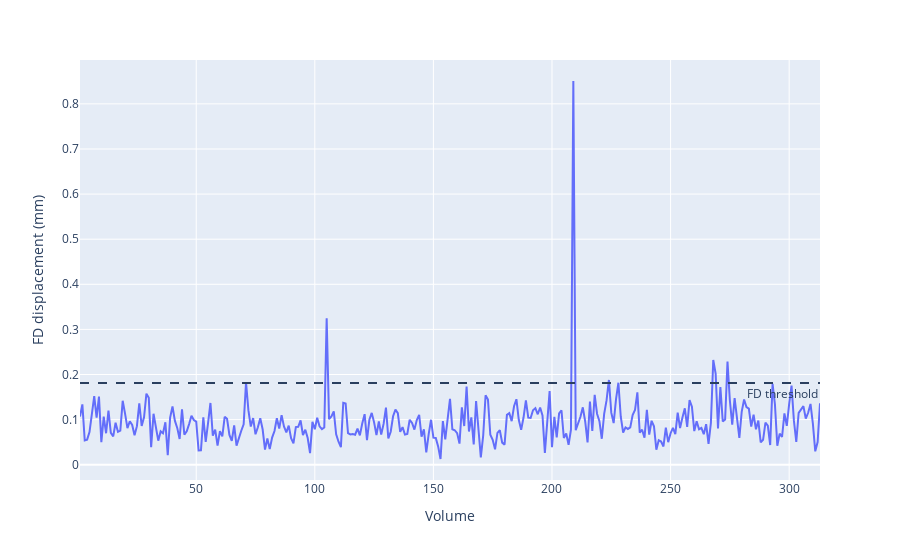

Notebook cell for this chart:
### Code cell
import plotly.express as px

fig = px.line(x=list(range(1, fd.size+1)), y=fd, labels={'x': 'Volume', 'y': 'FD displacement (mm)'})
fig.add_hline(y=threshold, line_dash="dash", annotation_text="FD threshold", annotation_position="bottom right")
fig.show()

### Figure 1 — Plotly figure (JSON) as saved in the notebook; plotly's stock layout.template omitted (floating-point values rounded to 4 significant figures; data arrays with more than 128 entries replaced by an {"elided": "..."} marker saying what was removed)
{"data": [{"hovertemplate": "Volume=%{x}<br>FD displacement (mm)=%{y}<extra></extra>", "legendgroup": "", "line": {"color": "#636efa", "dash": "solid"}, "marker": {"symbol": "circle"}, "mode": "lines", "name": "", "orientation": "v", "showlegend": false, "type": "scatter", "x": {"elided": "313 int values"}, "xaxis": "x", "y": {"elided": "313 float values"}, "yaxis": "y"}], "layout": {"annotations": [{"showarrow": false, "text": "FD threshold", "x": 1, "xanchor": "right", "xref": "x domain", "y": 0.1809, "yanchor": "top", "yref": "y"}], "legend": {"tracegroupgap": 0}, "margin": {"t": 60}, "shapes": [{"line": {"dash": "dash"}, "type": "line", "x0": 0, "x1": 1, "xref": "x domain", "y0": 0.1809, "y1": 0.1809, "yref": "y"}], "xaxis": {"anchor": "y", "domain": [0, 1], "title": {"text": "Volume"}}, "yaxis": {"anchor": "x", "domain": [0, 1], "title": {"text": "FD displacement (mm)"}}}}
